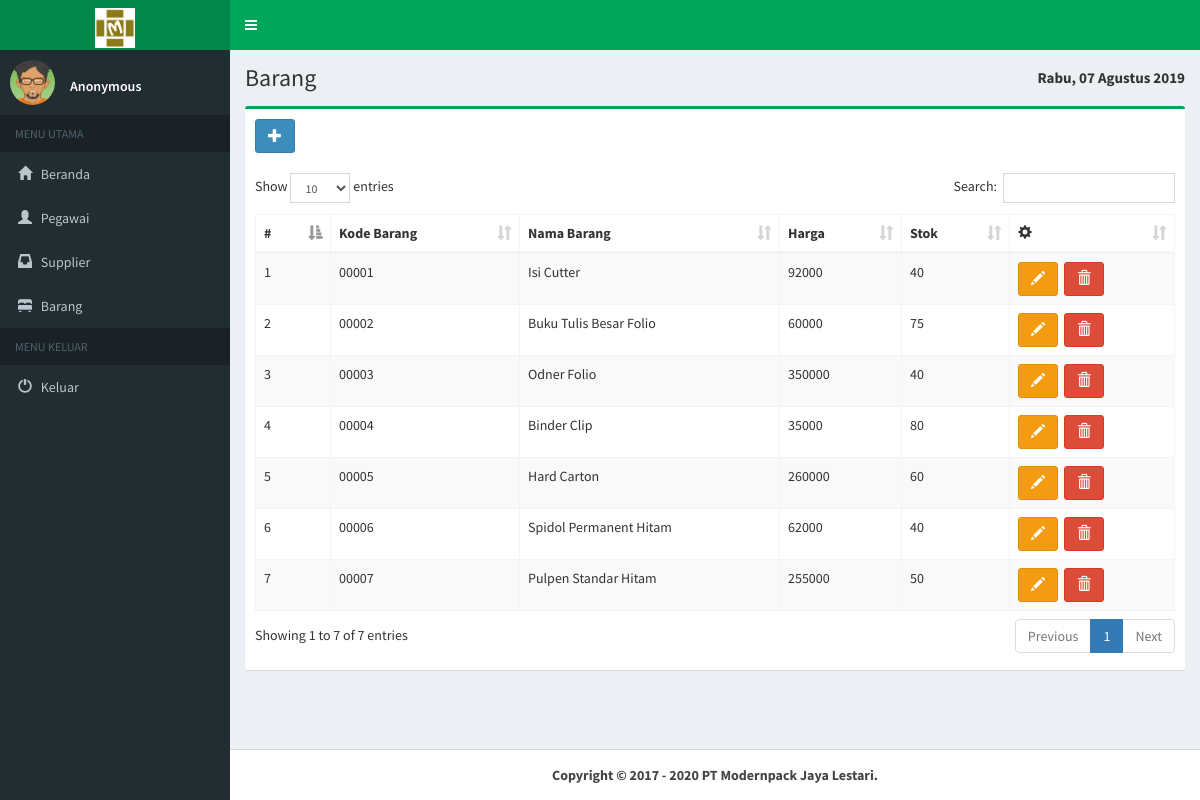
Page /pages/admin/index.php?hal=brg (signed in) on the committed database.
### tables this page shows
CREATE TABLE IF NOT EXISTS `pegawai` (
  `kd_pegawai` char(4) NOT NULL,
  `nm_pegawai` varchar(30) NOT NULL,
  `bagian` varchar(15) DEFAULT NULL,
  `alamat_pegawai` text NOT NULL,
  `no_telp_pegawai` varchar(13) NOT NULL,
  `password` varchar(10) NOT NULL,
  `level` char(1) NOT NULL
);

CREATE TABLE IF NOT EXISTS `barang` (
  `kd_barang` char(5) NOT NULL,
  `nm_barang` varchar(30) NOT NULL,
  `harga` int(9) NOT NULL,
  `stok` int(4) NOT NULL
);

### pages/admin/data/barang/barang.php (the view, shortened to what this page needs)
<div class="content-wrapper">
  <section class="content-header">
    <h1>
      Barang
    </h1>
    <ol class="breadcrumb">
      <b><p style="font-size:15px; margin-top:-5px"><?php echo tglIndonesia(date('D, d F Y')); ?></p></b>
    </ol>
  </section>
  <section class="content">
    <div class="box box-success">
      <div class="box-header">
          <h3 class="box-title"><button type="button" class="btn btn-primary" class="btn btn-primary btn-lg" data-toggle="modal" data-target="#tambah"><i class="glyphicon glyphicon-plus"></i></h3>
      </div>
      <div class="box-body">
        <table id="example1" class="table table-bordered table-striped">
          <thead>
            <tr>
              <th>#</th>
              <th>Kode Barang</th>
              <th>Nama Barang</th>
              <th>Harga</th>
              <th>Stok</th>
              <th><span class="glyphicon glyphicon-cog"></span></th>
            </tr>
          </thead>
          <tbody>
            <?php
            $query="SELECT * from barang order by kd_barang asc";
            $tampil = mysql_query($query);
            $no = 1;
            while ($r = mysql_fetch_array($tampil)) {
              echo "
                  <tr>
                      <td>$no</td>
                      <td>$r[kd_barang]</td>
                      <td style='text-transform: capitalize;'>$r[nm_barang]</td>
                      <td>$r[harga]</td>
                      <td>$r[stok]</td>
                      <td> "; ?>
                      <button type="button" class="btn btn-warning" value='<?php echo $r['kd_barang'];?>' onclick="ubahdata(this.value)" data-toggle="modal" data-target="#ubah"><i class="glyphicon glyphicon-pencil"></i></button>&nbsp;
                      <button type="button" class="btn btn-danger" value='<?php echo $r['kd_barang'];?>' onclick="hapusdata(this.value)" data-toggle="modal" data-target="#hapus"><i class="glyphicon glyphicon-trash"></i></button>
                      </td>
                  </tr>
                <?php
                $no++;}
            ?>
          </table>
        </div>
    </div>
  </section>
</div>

### pages/admin/header.php (shortened to what this page needs)
<?php
  function tglIndonesia($str){
        $tr   = trim($str);
        $str    = str_replace(array('Sun', 'Mon', 'Tue', 'Wed', 'Thu', 'Fri', 'Sat', 'January', 'February', 'March', 'April', 'May', 'June', 'July', 'August', 'September', 'October', 'November', 'December'), array('Minggu', 'Senin', 'Selasa', 'Rabu', 'Kamis', 'Jum\'at', 'Sabtu', 'Januari', 'Februari', 'Maret', 'April', 'Mei', 'Juni', 'Juli', 'Agustus', 'September', 'Oktober', 'November', 'Desember'), $tr);
        return $str;
    }
?>
<!DOCTYPE html>
<html>
<head>
  <link rel="stylesheet" href="../../bootstrap/css/bootstrap.min.css">
  <link rel="stylesheet" href="https://cdnjs.cloudflare.com/ajax/libs/font-awesome/4.5.0/css/font-awesome.min.css">
  <link rel="stylesheet" href="https://cdnjs.cloudflare.com/ajax/libs/ionicons/2.0.1/css/ionicons.min.css">
  <link rel="stylesheet" href="../../plugins/daterangepicker/daterangepicker.css">
  <link rel="stylesheet" href="../../plugins/datepicker/datepicker3.css">
  <link rel="stylesheet" href="../../plugins/iCheck/all.css">
  <link rel="stylesheet" href="../../plugins/colorpicker/bootstrap-colorpicker.min.css">
  <link rel="stylesheet" href="../../plugins/timepicker/bootstrap-timepicker.min.css">
  <link rel="stylesheet" href="../../plugins/select2/select2.min.css">
  <link rel="stylesheet" href="../../dist/css/AdminLTE.min.css">
  <link rel="stylesheet" href="../../plugins/datatables/dataTables.bootstrap.css">
  <link rel="stylesheet" href="../../dist/css/skins/_all-skins.min.css">
</head>
<body class="hold-transition skin-green sidebar-mini">
<div class="wrapper">
  <header class="main-header">
    <a href="index.php" class="logo">
      <span class="logo-lg"><img src="../../images/logo.png" height="40" width="40"></span>
    </a>
    <nav class="navbar navbar-static-top">
      <a href="#" class="sidebar-toggle" data-toggle="offcanvas" role="button">
      </a>
    </nav>
  </header>
  <aside class="main-sidebar">
    <section class="sidebar">
      <div class="user-panel">
        <div class="pull-left image">
          <img src="../../dist/img/avatar04.png" class="img-circle" alt="User Image">
        </div>
        <div class="pull-left info">
          <?php
            $kd = $_SESSION['kd_pegawai'];
            $sql = "select kd_pegawai,nm_pegawai from pegawai where kd_pegawai='".$kd."'";
            $query = mysql_query($sql);
            while($data = mysql_fetch_array($query)){
              echo  "<br><p>" .$data['nm_pegawai']. "</b></p>";
            }
          ?>
        </div>
      </div>
      <ul class="sidebar-menu">
        <li class="header">MENU UTAMA</li>
        <li><a href="index.php?hal=beranda"><i class="glyphicon glyphicon-home"></i> <span>Beranda</span></a></li>
        <li><a href="index.php?hal=pgw"><i class="glyphicon glyphicon-user"></i>
        <span>Pegawai</span></a></li>
        <li><a href="index.php?hal=spl"><i class="glyphicon glyphicon-inbox"></i>
        <span>Supplier</span></a></li>
        <li><a href="index.php?hal=brg"><i class="glyphicon glyphicon-bed"></i>
        <span>Barang</span></a></li>
        <li class="header">MENU KELUAR</li>
        <li><a href="keluar.php"><i class="glyphicon glyphicon-off"></i> <span>Keluar</span></a></li>
      </ul>
    </section>
  </aside>

### rows in the picture
pegawai: nm_pegawai "Anonymous"
barang: kd_barang "00001", nm_barang "Isi Cutter", harga "92000", stok "40"
barang: kd_barang "00002", nm_barang "Buku Tulis Besar Folio", harga "60000", stok "75"
barang: kd_barang "00003", nm_barang "Odner Folio", harga "350000", stok "40"
barang: kd_barang "00004", nm_barang "Binder Clip", harga "35000", stok "80"
barang: kd_barang "00005", nm_barang "Hard Carton", harga "260000", stok "60"
barang: kd_barang "00006", nm_barang "Spidol Permanent Hitam", harga "62000", stok "40"
barang: kd_barang "00007", nm_barang "Pulpen Standar Hitam", harga "255000", stok "50"
